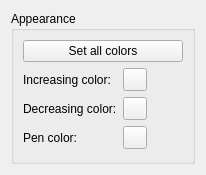
<?xml version="1.0" encoding="UTF-8"?>
<ui version="4.0">
 <class>DataSourceConfigurationEditor</class>
 <widget class="QWidget" name="DataSourceConfigurationEditor">
  <property name="geometry">
   <rect>
    <x>0</x>
    <y>0</y>
    <width>206</width>
    <height>175</height>
   </rect>
  </property>
  <property name="windowTitle">
   <string>Form</string>
  </property>
  <layout class="QVBoxLayout" name="verticalLayout">
   <item>
    <widget class="QGroupBox" name="groupBox">
     <property name="title">
      <string>Appearance</string>
     </property>
     <layout class="QFormLayout" name="formLayout">
      <item row="1" column="0">
       <widget class="QLabel" name="label_2">
        <property name="text">
         <string>Increasing color: </string>
        </property>
       </widget>
      </item>
      <item row="1" column="1">
       <widget class="QToolButton" name="tbIncreasingColor"/>
      </item>
      <item row="2" column="0">
       <widget class="QLabel" name="label">
        <property name="text">
         <string>Decreasing color:</string>
        </property>
       </widget>
      </item>
      <item row="2" column="1">
       <widget class="QToolButton" name="tbDecreasingColor"/>
      </item>
      <item row="3" column="0">
       <widget class="QLabel" name="label_3">
        <property name="text">
         <string>Pen color:</string>
        </property>
       </widget>
      </item>
      <item row="3" column="1">
       <widget class="QToolButton" name="tbPenColor"/>
      </item>
      <item row="0" column="0" colspan="2">
       <widget class="QPushButton" name="pbSetAllColors">
        <property name="text">
         <string>Set all colors</string>
        </property>
       </widget>
      </item>
     </layout>
    </widget>
   </item>
  </layout>
 </widget>
 <resources/>
 <connections/>
</ui>
